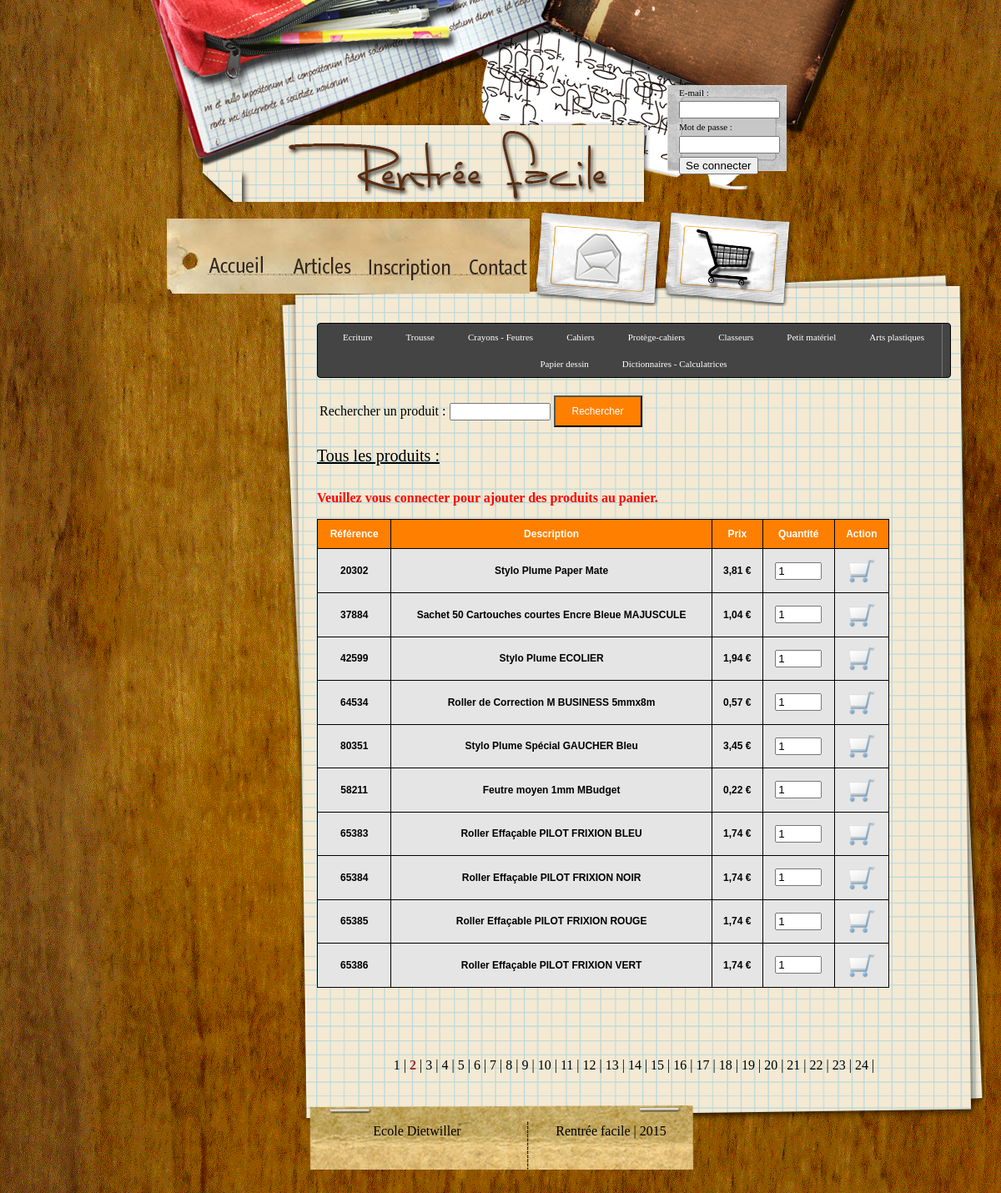
/fournitures/index.php?page=2, run on the app's committed database.
### tables this page shows
CREATE TABLE Materiel(
	id_mat INT AUTO_INCREMENT NOT NULL,
	ref_mat VARCHAR(20) NOT NULL,
	desc_mat VARCHAR(50),
	prix_mat numeric(5,2),
	id_scat INT NOT NULL,
	PRIMARY KEY (id_mat),
	FOREIGN KEY (id_scat) REFERENCES Sous_categorie (id_scat)
);

### lib/lib_db.class.php (called while the page is built, shortened)
<?php
class DB_connection
{
	private $_connection;
	private $_result;
	public function DB_connection()
	{
		$this->_hostname = HOST;
		$this->_username = USER;
		$this->_password = PASS;
		$this->_database = DB;
		$this->_connection = @mysqli_connect($this->_hostname, $this->_username, $this->_password, $this->_database) or die ("Erreur de connexion &acirc; la base. ".mysql_error());
	}
	public function DB_query($requete)
	{
		$this->_result = @mysqli_query($this->_connection, $requete) or die ("Probl&egrave;me dans l'ex&eacute;cution de la requ&ecirc;te : $requete. ".mysql_error());
		return $this->_result;
	}
	public function DB_object()
	{
		$this->_row = @mysqli_fetch_object($this->_result);
		return $this->_row;
	}
	public function DB_count()
	{
		$this->_row = @mysqli_num_rows($this->_result);
		return $this->_row;
	}
}
?>

### inc/url.inc.php (called while the page is built)
<?php
function recuperer_url()
{
    $url=explode('/', $_SERVER['REQUEST_URI']);
	return $url;
}
?>

### lib/lib_fournitures.php (the view, shortened to what this page needs)
<?php
function afficherFournitures($panier, $rubrique="", $srubrique="", $recherche="")
{
	$db = new DB_connection();
	$query = 'SELECT jma FROM Date_limite';
	$db->DB_query($query);
	$now = Date("Y-m-d");
	$jma = Date("Y-m-d");
	if($db->DB_count() > 0)
	{
		if($date = $db->DB_object())
		{
			$now = new DateTime($now);
			$now = $now->format('Ymd');
			$jma = new DateTime($date->jma);
			$jma = $jma->format('Ymd');
		}
	}
	if(!empty($recherche))
	{
		$requete = 'SELECT ref_mat, desc_mat, prix_mat FROM Materiel WHERE desc_mat LIKE \'%'.$recherche.'%\' OR ref_mat = \''.$recherche.'\'';
	}
	else
	{
		$requete = 'SELECT m.ref_mat, m.desc_mat, m.prix_mat, sc.categorie, sc.scat FROM Materiel as m, Sous_categorie as sc WHERE m.id_scat = sc.id_scat';
	}
	$db->DB_query($requete);
	$nb_elems = 10;
	$nb_pages = ceil($db->DB_count() / $nb_elems);
	if(!empty($_GET["page"]))
	{
		$page = intval($_GET["page"]);
	}
	else
		$page = 1;
	$debut = ($page - 1) * $nb_elems;
	$requete .= ' LIMIT '.$debut.', '.$nb_elems.'';
	echo "<div id=\"produits\">";
	if(isset($_SESSION["id_parent"]))
	{
		if($now < $jma)
		{
			if(isset($_GET["ref"]))
			{
				$requete2 = 'SELECT ref_mat FROM Materiel WHERE ref_mat = "'.htmlSpecialChars($_GET["ref"]).'"';
				$db->DB_query($requete2);
				if($db->DB_count() > 0)
				{
					$str = "L'article ".$_GET["ref"]." a été ajouté au <a href=\"../panier\">panier</a>";
					if(isset($_GET["qte"]))
					{
						$str .= " en ".$_GET["qte"]." exemplaires.";
					}
					echo "<span style=\"color:green\"><p><strong>$str</strong></p></span>";
				}
			}
		}
		else
		{
			echo "<span style=\"color:red\"><p><strong>La date limite de commande est passée.</strong></p></span>";
		}
	}
	else
	{
		echo "<span style=\"color:red\"><p><strong>Veuillez vous connecter pour ajouter des produits au panier.</strong></p></span>";
	}
	$db->DB_query($requete);
	if($db->DB_count() > 0)
	{
		echo "<div class=\"liste\">";
		echo "<table>
				<tr>
					<td>Référence</td>
					<td>Description</td>
					<td>Prix</td>
					<td>Quantité</td>
					<td>Action</td>
				</tr>";
		while($mat = $db->DB_object())
		{
			echo "<form method=\"get\" action=\"\">";
			$tr = "<tr>";
			echo $tr;
				echo "<td>".$mat->ref_mat."</td>
				<td>".$mat->desc_mat."</td>
				<td>".number_format($mat->prix_mat, 2, ',', ' ')." €</td>";
				$td = "<td><input type=\"number\" name=\"qte\" value=\"1\" size=\"1\" min=\"1\" max=\"20\"></td>";
				echo $td;
				echo "<td><input type=\"submit\" title=\"Ajouter au panier\" value=\"\" class=\"ajPanier\"></td>";
				echo "</tr>";
				echo "</form>";
		}
		echo "</table>";
	}
	else
	{
		echo "<p>Aucun produit trouvé.</p>";
	}
	echo "</div></div>";
	echo "<div id=\"pages\">";
	$chemin = explode('/', recuperer_url()[4])[0];
	$script = explode('?', $chemin)[0];
	for($i=1; $i <= $nb_pages; ++$i)
	{
		if($page == $i)
			echo "<span style=\"font-weight:bold; color:brown\">".$i."</span> | ";
		else
		{
			if(aucun_arg($chemin))
				echo "<a href=".formater_url($script, urlencode($rubrique), urlencode($srubrique), urlencode($recherche))."?page=".$i.">".$i."</a>";
			else
				echo "<a href=".formater_url($script, urlencode($rubrique), urlencode($srubrique), urlencode($recherche))."&amp;page=".$i.">".$i."</a>";
			echo " | ";
		}
	}
	echo "</div>";
}
function aucun_arg($url)
{
	if(!isset($_GET["cat"]) && !isset($_GET["scat"]) && !isset($_GET["find"]))
	{
		return true;
	}
}
function formater_url($script, $cat, $scat, $find)
{
	$str = $script;
	return $str;
}
?>

### css/style.css (style rules this page uses)
body { background-image:url(../img/background.gif) ; margin:0px 15% 10px 15%; }
#pages { text-align:center; }
#pages a:link, #pages a:visited { color:black; text-decoration:none; }
#produits { margin-top:30px; min-height:680px; }
.ajPanier { background:url(../img/panier.png); width:32px; height:32px; cursor:pointer; border:0; }
.liste { margin:0px;padding:0px; width:90%; border:1px solid #000000; -moz-border-radius-bottomleft:0px; -webkit-border-bottom-left-radius:0px; border-bottom-left-radius:0px; -moz-border-radius-bottomright:0px; -webkit-border-bottom-right-radius:0px; border-bottom-right-radius:0px; -moz-border-radius-topright:0px; -webkit-border-top-right-radius:0px; border-top-right-radius:0px; -moz-border-radius-topleft:0px; -webkit-border-top-left-radius:0px; border-top-left-radius:0px; }
.liste table { border-collapse: collapse; border-spacing: 0; width:100%; height:100%; margin:0px;padding:0px; }
.liste table tr:first-child td:first-child { -moz-border-radius-topleft:0px; -webkit-border-top-left-radius:0px; border-top-left-radius:0px; }
.liste table tr:first-child td:last-child { -moz-border-radius-topright:0px; -webkit-border-top-right-radius:0px; border-top-right-radius:0px; }
.liste td { vertical-align:middle; background-color:#e5e5e5; border:1px solid #000000; border-width:0px 1px 1px 0px; text-align:center; padding:10px; font-size:12px; font-family:Arial; font-weight:bold; color:#000000; }
.liste tr td:last-child { border-width:0px 0px 1px 0px; }
.liste tr:first-child td { background:-o-linear-gradient(bottom, #ff7f00 5%, #ff7f00 100%); background:-webkit-gradient( linear, left top, left bottom, color-stop(0.05, #ff7f00), color-stop(1, #ff7f00) ); background:-moz-linear-gradient( center top, #ff7f00 5%, #ff7f00 100% ); filter:progid:DXImageTransform.Microsoft.gradient(startColorstr="#ff7f00", endColorstr="#ff7f00"); background: -o-linear-gradient(top,#ff7f00,ff7f00); background-color:#ff7f00; border:0px solid #000000; text-align:center; border-width:0px 0px 1px 1px; font-size:12px; font-family:Arial; font-weight:bold; color:#ffffff; }
.liste tr:first-child td:first-child { border-width:0px 0px 1px 0px; }
.liste tr:first-child td:last-child { border-width:0px 0px 1px 1px; }

### data on the page
materiel: ref_mat "20302", desc_mat "Stylo Plume Paper Mate", prix_mat "3,81"
materiel: ref_mat "37884", desc_mat "Sachet 50 Cartouches courtes Encre Bleue MAJUSCULE", prix_mat "1,04"
materiel: ref_mat "42599", desc_mat "Stylo Plume ECOLIER", prix_mat "1,94"
materiel: ref_mat "64534", desc_mat "Roller de Correction M BUSINESS 5mmx8m", prix_mat "0,57"
materiel: ref_mat "80351", desc_mat "Stylo Plume Spécial GAUCHER Bleu", prix_mat "3,45"
materiel: ref_mat "58211", desc_mat "Feutre moyen 1mm MBudget", prix_mat "0,22"
materiel: ref_mat "65383", desc_mat "Roller Effaçable PILOT FRIXION BLEU", prix_mat "1,74"
materiel: ref_mat "65384", desc_mat "Roller Effaçable PILOT FRIXION NOIR", prix_mat "1,74"
materiel: ref_mat "65385", desc_mat "Roller Effaçable PILOT FRIXION ROUGE", prix_mat "1,74"
materiel: ref_mat "65386", desc_mat "Roller Effaçable PILOT FRIXION VERT", prix_mat "1,74"

### other printed values
$titres[$i++] "Ecriture"
$titres[$i++] "Trousse"
$titres[$i++] "Crayons - Feutres"
$titres[$i++] "Cahiers"
$titres[$i++] "Protège-cahiers"
$titres[$i++] "Classeurs"
$titres[$i++] "Petit matériel"
$titres[$i++] "Arts plastiques"
$titres[$i++] "Papier dessin"
$titres[$i++] "Dictionnaires - Calculatrices"
